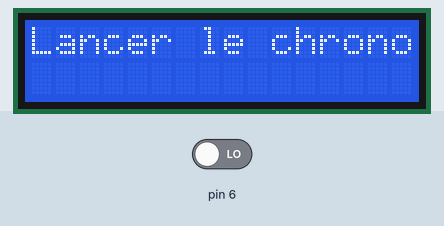
Simulated run of this sketch. Board: Arduino Uno, built with avr-gcc and run on an emulated ATmega328P. Parts: 16×2 character LCD. Inputs (shaded band) come from the test bench; at power-on: pin 6 LOW.

Above: at 1.2 s.
1.3 s: pin 6 driven HIGH
At 1.8 s:
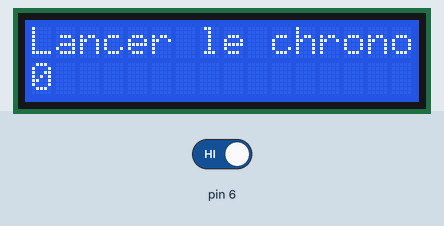
At 2.6 s:
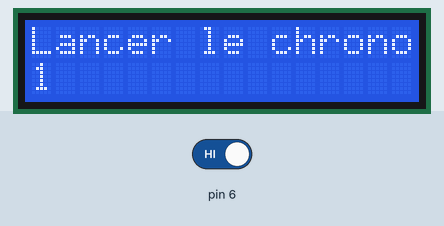
Timing chart, 0 to 4.3 s (numbered marks = the images above; inputs shaded):
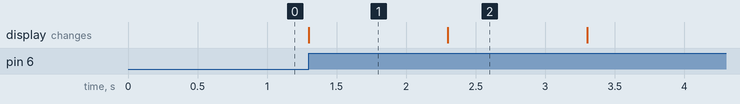

The sketch:

job07.ino
```cpp
// C++ code
#include <LiquidCrystal.h>

int seconds = 0;

int appuie = 0;

LiquidCrystal lcd_1(12, 11, 5, 4, 3, 2);

void setup()
{
  lcd_1.begin(16, 2); // Set up the number of columns and rows on the LCD.
  pinMode(6, INPUT);

  // Print a message to the LCD.
  lcd_1.print("Lancer le chrono");
}

void loop()
{
  appuie = digitalRead(6);
  if (appuie == HIGH) {
    while (!(appuie == LOW)) {
      lcd_1.setCursor(0, 1);

      lcd_1.print(seconds);
      delay(1000); //
      seconds += 1;
    }
  }
}
```

Measured:
- after the input at 1.3 s, the display: changes at once (image 1)
- what the display in image 1 shows lasts 1.0 s, from 1.3 s to 2.3 s
